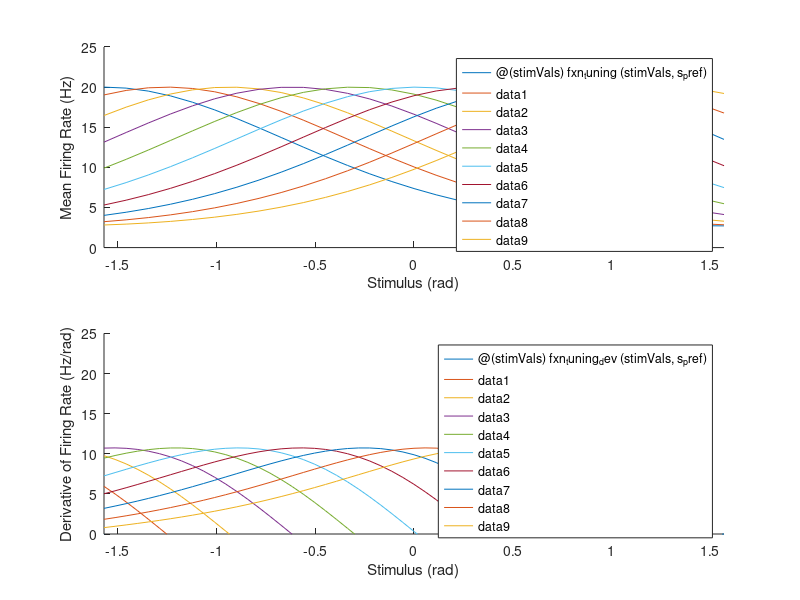
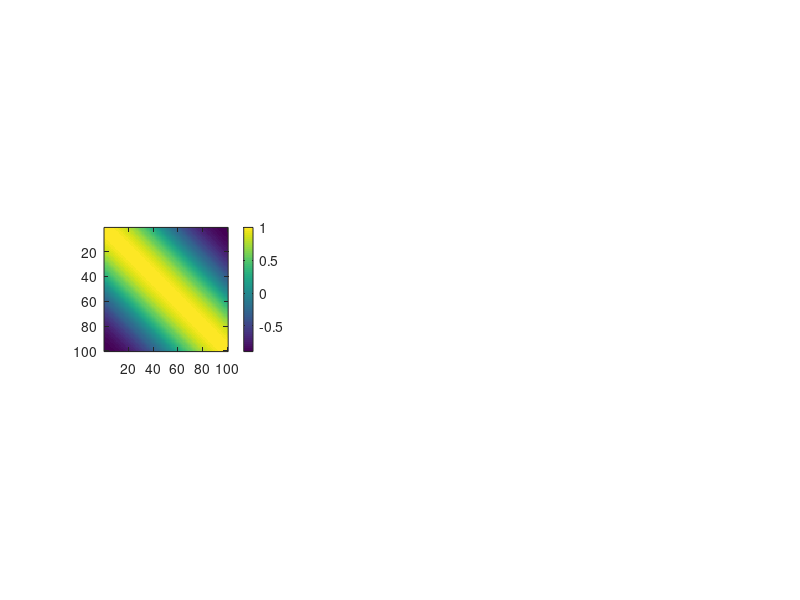

Recreate these plots in MATLAB, in order. (Note: this script raises an error after producing the figures.)

% Created by Shutian Xue on 08/09/2025

% This script generates synthetic neural data based on Pitkow et al. (2015)
% Task: heading discrimination

% Inputs (the dataset)
%   - Stimulus: Discrete heading directions for each trial
%   - Neural responses (firing rates) of N neurons
%   - Behavioral choices (left/right) for each trial

% Outputs
%   - measurement error (var of estimator)
%   - estimated choice correlations (CC)
%   - neural thresholds (theta_k)
%   - behavioral thresholds (theta)
%   - tuning curves (f(s))
%   - and their corresponding uncertainties (sigmas)

clear all; clc;

%% Parameters (adjust to match Pitkow et al. 2015)
nNeurons = 100;           % population size
nTrialsPerStim = 100;

% From Pitkow et al 2015
% stimVals = [-6.4, -2.6, -1, 0, 1, 2.6, 6.4]/180*pi;
% nStimVals = length(stimVals);

% Manually set the stimulus values
nStimVals = 50; % number of stimulus levels
stimVals = linspace(-pi/2, pi/2, nStimVals);
nTrials  = nTrialsPerStim * nStimVals;          % total trials

% proportionality constant
c0 = 0.2; % usually 0.1-0.5

% % Tuning function parameters
kappa    = 1;             % tuning width for von Mises
b = 0;
a = 20;

rng(1); % reproducibility

% Define stimulus sequence
stimSeq = repmat(stimVals, 1, nTrialsPerStim); % stimulus sequence
% randomize
stimSeq = stimSeq(randperm(length(stimSeq)));

%% 1. Construct tuning curves
% % define preferred stimuli (Eq. S9–S13 in supplement)
% s_pref_allNeurons = linspace(0, 2*pi, nNeurons)'; % evenly spaced tuning preferences
s_pref_allNeurons = linspace(-pi/2, pi/2, nNeurons)'; % evenly spaced tuning preferences

% Example tuning function: von Mises
fxn_tuning = @(s, s_pref) b + a * exp(kappa * (cos(s - s_pref) - 1)); % mean rates
fxn_tuning_dev = @(s, s_pref)  - a * exp(kappa * (cos(s - s_pref) - 1)) * kappa .* sin(s - s_pref); % derivative of the tuning fxn

% visualize tuning function (top) and derivative (bottom) of the first 10 neurons
figure;
subplot(2, 1, 1); hold on
for i = 1:10:nNeurons
    s_pref = s_pref_allNeurons(i);
    fplot(@(stimVals) fxn_tuning(stimVals, s_pref), [-pi/2, pi/2]);
end
xlim([-pi/2, pi/2]);
ylim([0, 25]);
ylabel('Mean Firing Rate (Hz)');
xlabel('Stimulus (rad)');

subplot(2, 1, 2); hold on
for i = 1:10:nNeurons
    s_pref = s_pref_allNeurons(i);
    fplot(@(stimVals) fxn_tuning_dev(stimVals, s_pref), [-pi/2, pi/2]);
end
xlim([-pi/2, pi/2]);
ylim([0, 25]);
ylabel('Derivative of Firing Rate (Hz/rad)');
xlabel('Stimulus (rad)');


%% 2. Derive theoretical signal correlation matrix (Eq. S13) and averaged noise correlation matrix R (Eq. S13)
Corr_signal = nan(nNeurons);
for i = 1:nNeurons
    for j = 1:nNeurons
        num = besseli(0, sqrt(kappa^2 + kappa^2 + 2*kappa*kappa*cos(s_pref_allNeurons(i)-s_pref_allNeurons(j)))) - besseli(0, kappa)^2;
        den = sqrt((besseli(0, 2*kappa) - besseli(0, kappa)^2)^2);
        Corr_signal(i,j) = num / den;
    end
end

% Derive averaged noise correlation matrix R (Eq. S11)
% Which is also the TRUE noise correlation matrix
R_bar = (1-c0)*eye(nNeurons) + c0*Corr_signal;

figure;
subplot(1,3,1)
imagesc(Corr_signal); colorbar; axis square; clim([-1, 1]);
title('Theoretical Signal Correlation Matrix');

subplot(1,3,2)
imagesc(R_bar); colorbar; axis square; clim([-1, 1]);
title('Averaged Noise Correlation Matrix (the TRUE noise corr matrix)');

%% 3. Simulate neural responses (Eq. 1 in main text)
respNeural   = nan(nNeurons, nTrials);
df = 2*nNeurons;  % define Wishart degrees of freedom (S14)

% evaluate derivative at s=0, which is the reference heading
stim_ref = zeros(size(stimSeq(1)));

for t = 1:nTrials
    stimVal = stimSeq(t);

    % Exract tuning function
    f_s = fxn_tuning(stimVal, s_pref_allNeurons); % mean firing rates, nNeurons x 1

    % Create SIGMA_bar per trial
    SIGMA_bar_perTrial = nan(nNeurons, nNeurons);
    for i = 1:nNeurons
        for j = 1:nNeurons

            % Equation above Eq S14
            f_s_i = fxn_tuning(stimVal, s_pref_allNeurons(i)); % mean firing rates
            f_s_j = fxn_tuning(stimVal, s_pref_allNeurons(j)); % mean firing rates

            SIGMA_bar_perTrial(i, j) = sqrt(f_s_i*f_s_j)*R_bar(i, j);
        end
    end

    % Sample covariate matrix from the Wishart distribution
    SIGMA_perTrial = wishrnd(SIGMA_bar_perTrial, df) / df;

    % Sample neural responses from a multivariate normal distribution with defined mean and covariance
    respNeural(:,t) = mvnrnd(f_s, SIGMA_perTrial)';    % draw one population vector

    % Ensure non-negative firing rates
    respNeural(:,t) = max(0, respNeural(:,t));
end

% Visualize neural responses
figure;
imagesc(respNeural);
colorbar;
title('Simulated Neural Responses');
xlabel('Trial #');
ylabel('Neuron #');

%% 3b. Create the true covariance matrix (SIGMA_bar)
f_s0 = fxn_tuning(0, s_pref_allNeurons); % Mean firing rates at s=0

SIGMA_theo = nan(nNeurons, nNeurons);
for i = 1:nNeurons
    for j = 1:nNeurons
        SIGMA_theo(i, j) = sqrt(f_s0(i) * f_s0(j)) * R_bar(i, j);
    end
end

%% 4. Compute the optimal decoder weights (Eq. 3)
% Calculate the empirical covariance matrix
SIGMA_emp = cov(respNeural');

% Visualize empirical & theoretical noise covariance
figure('Position', [100, 100, 400, 300]);
subplot(1,2,1);
imagesc(SIGMA_emp);
colorbar; axis square;
xlabel('Neuron #');
title('Empirical Covariance (Sigma\_pooled)');

subplot(1,2,2);
imagesc(SIGMA_theo);
colorbar; axis square;
xlabel('Neuron #');
ylabel('Neuron #');
title('Theoretical Covariance (Sigma\_theo)');

% Derive the optimal decoder (from the equation above Eq 3)
f_s_dev = fxn_tuning_dev(stim_ref, s_pref_allNeurons);  % nNeurons x 1
w_opt_emp_unnorm = SIGMA_emp \ f_s_dev; % more accurate than w_opt = inv(SIGMA_pooled) * f_s_dev;
w_opt_theo_unnorm = SIGMA_theo \ f_s_dev; % more accurate than w_opt = inv(SIGMA_pooled) * f_s_dev;

% Normalize decoder weights to obtain unbiased decoder
w_opt_theo = w_opt_theo_unnorm / (w_opt_theo_unnorm' * f_s_dev);
w_opt_emp = w_opt_emp_unnorm / (w_opt_emp_unnorm' * f_s_dev);

%% 5. Compute the correlation-blind (factorial) suboptimal decoder weights
%A correlation-blind decoder assumes independence between the noise of different neurons, hence it only uses only the diagonal elements (variances) of the noise covariance matrix, ignoring the off-diagonal (covariance) terms.
var_emp = diag(SIGMA_emp);
var_theo = diag(SIGMA_theo);

w_cb_emp_unnorm =  f_s_dev./ var_emp;
w_cb_emp = w_cb_emp_unnorm / (w_cb_emp_unnorm' * f_s_dev);

w_cb_theo_unnorm =  f_s_dev./ var_theo;
w_cb_theo = w_cb_theo_unnorm / (w_cb_theo_unnorm' * f_s_dev);

% Visualize two decoders
figure('Position', [100, 100, 1200, 1200]);
subplot(2,2,1);
bar(w_cb_emp);
xlabel('Neuron #');
title('Correlation-blind Decoder Weights (Empirical)');

subplot(2,2,2);
bar(w_opt_emp);
xlabel('Neuron #');
title('Optimal Decoder Weights (Empirical)');

subplot(2,2,3);
bar(w_cb_theo);
xlabel('Neuron #');
title('Correlation-blind Decoder Weights (Theoretical)');

subplot(2,2,4);
bar(w_opt_theo);
xlabel('Neuron #');
title('Optimal Decoder Weights (Theoretical)');

%% 6. Implement both decoders and generate behavior, and fit PMFs
% Derive estimators (s_hat)
s_hat_opt = w_opt_emp' * respNeural;
s_hat_cb  = w_cb_emp'  * respNeural;

% Derive choices (1 for right, -1 for left)
choice_opt = sign(s_hat_opt);
choice_cb  = sign(s_hat_cb);

% Calculate p(Right|s)
pRight_opt = nan(nStimVals, 1);
pRight_cb = nan(nStimVals, 1);
for iStim = 1:nStimVals
    assert(sum(stimSeq == stimVals(iStim)) == nTrialsPerStim, 'ALERT: trial number is wrong')
    pRight_opt(iStim) = mean(choice_opt(stimSeq == stimVals(iStim))==1);
    pRight_cb(iStim) = mean(choice_cb(stimSeq == stimVals(iStim))==1);
end

% Fit accumulative gaussian functions to PMF
fxn_firCumGauss = @(params, x) 1/2 + 1/2*erf((x-params(1))/(params(2)*sqrt(2)));
params0 = [0, 0.1]; % initial parameters for intercept and threshold
beta_opt = nlinfit(stimVals, pRight_opt', fxn_firCumGauss, params0);
beta_cb = nlinfit(stimVals, pRight_cb', fxn_firCumGauss, params0);

% Visualize data and fitting psychometric function
figure;
hold on;
plot(stimVals, pRight_opt, 'bo-', 'DisplayName', 'Optimal Decoder');
plot(stimVals, fxn_firCumGauss(beta_opt, stimVals), 'b--', 'DisplayName', sprintf('Optimal Fit (threshold=%.2f)', beta_opt(2)));
plot(stimVals, pRight_cb, 'ro-', 'DisplayName', 'Correlation-blind Decoder');
plot(stimVals, fxn_firCumGauss(beta_cb, stimVals), 'r--', 'DisplayName', sprintf('Correlation-blind Fit (threshold=%.2f)', beta_cb(2)));
xlabel('Stimulus Value (s)');
ylabel('P(Right|s)');
title('Psychometric Function');
legend('show', 'location', 'best');

%% 6b. ROC Analysis for Decoder Performance
% This analysis measures how well the decoder can discriminate between
% leftward and rightward stimuli based on the continuous decoder output s_hat.

% Isolate trials for leftward and rightward stimuli
indLEFT = stimSeq < 0;
indRIGHT = stimSeq > 0;

s_hat_opt_left = s_hat_opt(indLEFT);
s_hat_opt_right = s_hat_opt(indRIGHT);

s_hat_cb_left = s_hat_cb(indLEFT);
s_hat_cb_right = s_hat_cb(indRIGHT);

% Define a range of decision thresholds to test
thresholds = linspace(min([s_hat_opt, s_hat_cb]), max([s_hat_opt, s_hat_cb]), 1e3);

% Preallocate arrays for pHit and pFA
pHit_opt = nan(size(thresholds));
pFA_opt = nan(size(thresholds));
pHit_cb = nan(size(thresholds));
pFA_cb = nan(size(thresholds));

% Calculate Hit and False Alarm rates for each threshold
for iThresh = 1:length(thresholds)
    thresh = thresholds(iThresh);

    % For the OPTIMAL decoder
    pHit_opt(iThresh) = sum(s_hat_opt_right > thresh) / length(s_hat_opt_right);
    pFA_opt(iThresh) = sum(s_hat_opt_left > thresh) / length(s_hat_opt_left);

    % For the CORRELATION-BLIND decoder
    pHit_cb(iThresh) = sum(s_hat_cb_right > thresh) / length(s_hat_cb_right);
    pFA_cb(iThresh) = sum(s_hat_cb_left > thresh) / length(s_hat_cb_left);
end

% Calculate Area Under the Curve (AUC) using the trapezoidal method
auc_opt = abs(trapz(pFA_opt, pHit_opt));
auc_cb = abs(trapz(pFA_cb, pHit_cb));

% Visualize the ROC curves
figure;
hold on;
plot(pFA_opt, pHit_opt, 'b-', 'LineWidth', 2, 'DisplayName', sprintf('Optimal (AUC = %.3f)', auc_opt));
plot(pFA_cb, pHit_cb, 'r-', 'LineWidth', 2, 'DisplayName', sprintf('Correlation-Blind (AUC = %.3f)', auc_cb));
plot([0 1], [0 1], 'k--', 'DisplayName', 'Chance'); % Diagonal chance line
axis square;
xlabel('False Alarm Rate (p(Right|Left))');
ylabel('Hit Rate (p(Right|Right))');
title('ROC Analysis of Decoder Performance');
legend('show', 'location', 'southeast');

%% 7. Calculate empirical choice correlations
% Initialize vectors to store choice correlations
CC_opt_emp = nan(nNeurons, 1);
CC_cb_emp = nan(nNeurons, 1);

% Calculate choice correlation for each neuron
for i = 1:nNeurons
    % Correlation for the optimal decoder
    CC_opt_emp(i) = corr(respNeural(i, :)', s_hat_opt');

    % Correlation for the correlation-blind decoder
    CC_cb_emp(i) = corr(respNeural(i, :)', s_hat_cb');
end

% Visualize the choice correlations
figure('Position', [100, 100, 1200, 400]);
subplot(1,2,1);
bar(CC_cb_emp);
xlabel('Neuron #');
ylabel('Choice Correlation');
title('Empirical Choice Correlation (Correlation-Blind)');

subplot(1,2,2);
bar(CC_opt_emp);
xlabel('Neuron #');
ylabel('Choice Correlation');
title('Empirical Choice Correlation (Optimal)');

%% 8. Calculate theoretical CC
% Correlation-blind CC (Eq 2)
CC_cb_theo = sqrt(c0)* abs(sin(s_pref_allNeurons));

% Optimal CC (Eq 3)
theta_population = std(s_hat_opt);
theta_perNeuro = std(respNeural, [], 2);
CC_opt_theo = theta_population./theta_perNeuro;

% Compare empirical and theoretical CC
figure('Position', [100, 100, 1200, 400]);
subplot(1,2,1); hold on
plot(CC_opt_emp)
plot(CC_opt_theo)
yline(0, 'k--','HandleVisibility', 'off');
xlabel('Neuron #');
ylabel('Choice Correlation (CC)');
legend({'Empirical CC (based on continuous choice)', ' Empirical CC (based on discrete choice)', 'Theoretical CC'}, 'Location', 'best');
title('Choice Correlations (Optimal)');

subplot(1,2,2); hold on
plot(CC_cb_emp)
plot(CC_cb_theo)
yline(0, 'k--', 'HandleVisibility', 'off');
xlabel('Neuron #');
ylabel('Choice Correlation (CC)');
legend({'Empirical CC (based on continuous choice)', ' Empirical CC (based on discrete choice)', 'Theoretical CC'}, 'Location', 'best');
title('Choice Correlations (Correlation-blind)');

% make all linewidt to be 2
set(findall(gcf,'-property','LineWidth'),'LineWidth',2);

%% 9. Calculate Trial-to-Trial Variability (Fano Factor & Behavioral)

% --- NEURONAL VARIABILITY ---
fanoFactors = nan(nNeurons, 1);
for iN = 1:nNeurons
    variances_per_stim = nan(nStimVals, 1);
    means_per_stim = nan(nStimVals, 1);

    for iStim = 1:nStimVals
        stim = stimVals(iStim);
        indTrial = stimSeq == stim;

        % Get responses for this neuron for all trials of a specific stimulus
        neuron_responses = respNeural(iN, indTrial);

        variances_per_stim(iStim) = var(neuron_responses);
        means_per_stim(iStim) = mean(neuron_responses);
    end

    % Fano Factor = mean of (variance / mean) across all stimulus conditions
    fanoFactors(iN) = mean(variances_per_stim ./ means_per_stim, 'omitnan');
end

% Visualize the Fano Factors
figure;
histogram(fanoFactors);
xlabel('Fano Factor (var/mean)');
ylabel('Neuron Count');
title('Neuronal Trial-to-Trial Variability');

% --- BEHAVIORAL VARIABILITY ---
var_behav_opt = nan(nStimVals, 1);
var_behav_cb = nan(nStimVals, 1);

for iStim = 1:nStimVals
    stim = stimVals(iStim);
    indTrial = stimSeq == stim;

    % Calculate the variance of the decoder's estimate, which should = threshold (plot as vertical lines below)
    var_behav_opt(iStim) = var(s_hat_opt(indTrial));
    var_behav_cb(iStim) = var(s_hat_cb(indTrial));
end

figure('Position', [100, 100, 1200, 400])
subplot(1,2,1), hold on;
histogram(var_behav_opt, 'FaceColor', 'b', 'FaceAlpha', 0.5);
xline(beta_opt(2)^2, 'k-', 'LineWidth', 2);
xlabel('Behavioral Variance');
ylabel('Count');
title('Behavioral Variance (Optimal)');
legend({'Variance of s_{hat}', 'Threshold theta'});

subplot(1,2,2), hold on;
histogram(var_behav_cb, 'FaceColor', 'r', 'FaceAlpha', 0.5);
xline(beta_cb(2)^2, 'k-', 'LineWidth', 2);
xlabel('Behavioral Variance');
ylabel('Count');
title('Behavioral Variance (Correlation-Blind)');
legend({'Variance of s_{hat}', 'Threshold theta'});
